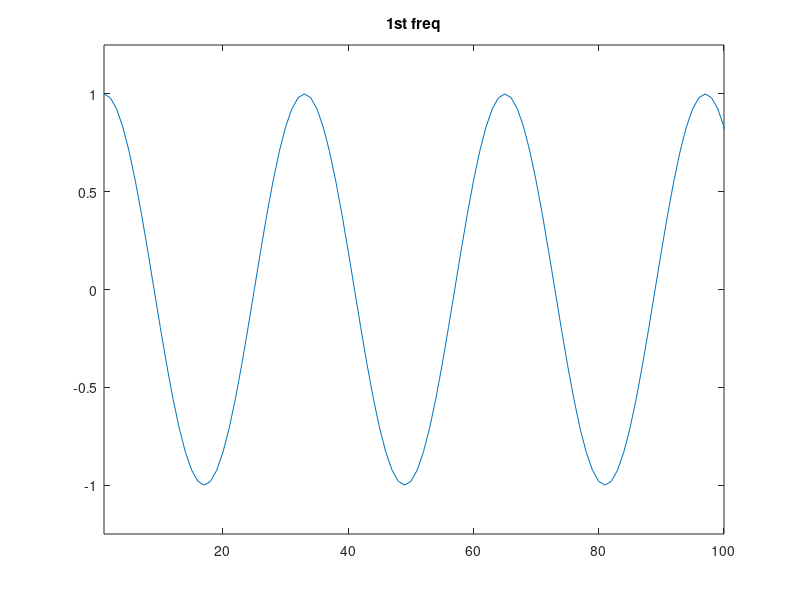
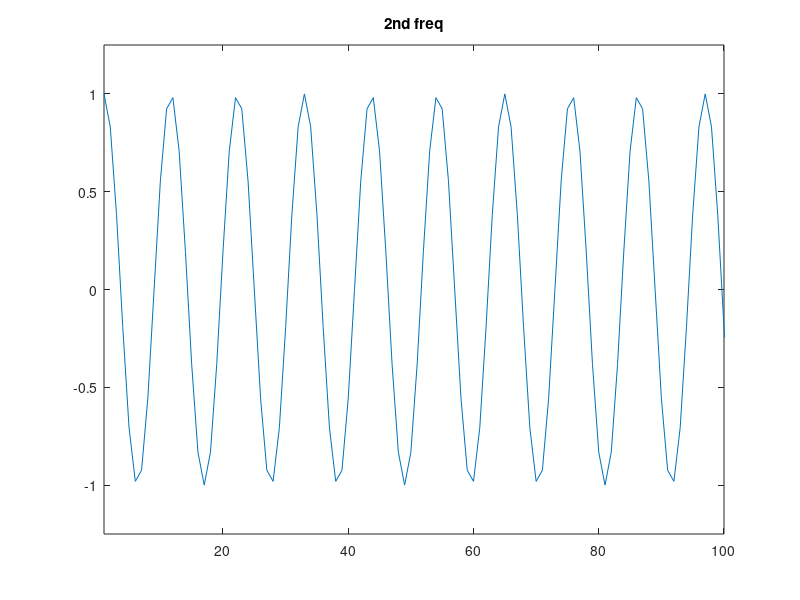
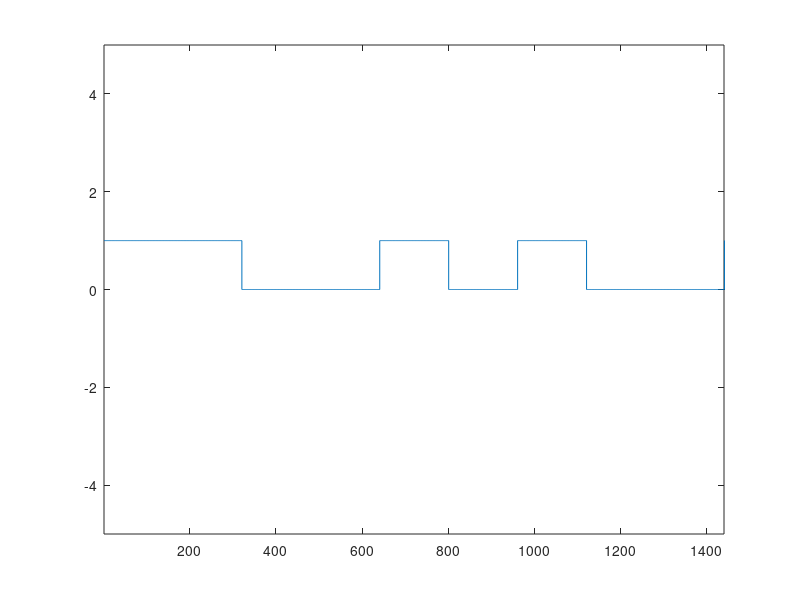
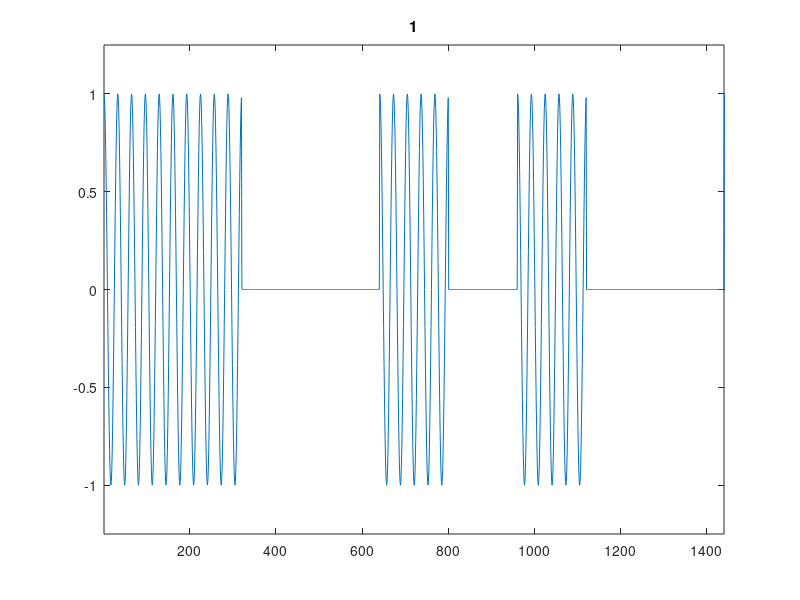

The MATLAB script that drew these images, in order:
%% Phase 2: Modulation for communication
clc; close all; clear workspace;


%Generated baseband data
N_bits = 1024;

%Let the carrier frequency be 10 KHz
Fc = 10000;

%carrier signal is 16 times oversampled
Fs = Fc * 16;

%consider the baseband data rate as 1 kbps
baseband_dataRate = 1000;
Ts = Fs / baseband_dataRate; % sampling period OR for each bit, sample 160 times.

%Modulate the data samples with carrier signal (cos(2pft))
A = 1; % multiplying twice the carrier signal
t = 0: 1/Fs : N_bits/baseband_dataRate;
carrier_sig = A .* cos(2*pi*(Fc-5000)*t);
carrier_sig2 = A .* cos(2*pi*(Fc+5000)*t);
figure; plot(carrier_sig); title("1st freq");ylim([-1.25 1.25]); xlim([1 100]);
figure; plot(carrier_sig2); title("2nd freq");ylim([-1.25 1.25]); xlim([1 100]);

%%
%Assume a 6th order filter with cut-off frequency 0.2 in the function
[b_low, a_low] = butter(6, 0.2);

signalLen = Fs* N_bits /baseband_dataRate + 1;
SNR_db_Values_Array = 0:5:50; 
ER_OOK = zeros(1, length(SNR_db_Values_Array));

rng(0);
Data = randi([0 1], 1 , N_bits);


%fill the data stream
DataStream = zeros(1, signalLen);
for i = 1: signalLen - 1
    DataStream(i) = Data(ceil(i*baseband_dataRate/Fs));
end
DataStream(signalLen) = DataStream(signalLen - 1);
figure; stairs(DataStream); ylim([-5 5]); xlim([1 1440]);

Signal_BFSK1 = DataStream .* carrier_sig;
Signal_BFSK2 = (1 - DataStream) .* carrier_sig2;
figure; plot(Signal_BFSK1); title("1");ylim([-1.25 1.25]); xlim([1 1440]);
figure; plot(Signal_BFSK2); title("0");ylim([-1.25 1.25]); xlim([1 1440]);

Signal = Signal_BFSK1 + Signal_BFSK2;
figure; plot(Signal); title("10");ylim([-1.25 1.25]); xlim([1 1440]);



